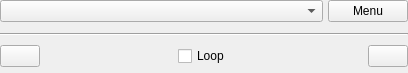
<?xml version="1.0" encoding="UTF-8"?>
<ui version="4.0">
 <class>GUI_Bookmarks</class>
 <widget class="QWidget" name="GUI_Bookmarks">
  <property name="geometry">
   <rect>
    <x>0</x>
    <y>0</y>
    <width>408</width>
    <height>73</height>
   </rect>
  </property>
  <layout class="QGridLayout" name="gridLayout">
   <property name="leftMargin">
    <number>0</number>
   </property>
   <property name="topMargin">
    <number>0</number>
   </property>
   <property name="rightMargin">
    <number>0</number>
   </property>
   <property name="bottomMargin">
    <number>0</number>
   </property>
   <property name="verticalSpacing">
    <number>5</number>
   </property>
   <item row="0" column="0" colspan="2">
    <layout class="QHBoxLayout" name="horizontalLayout_3">
     <property name="spacing">
      <number>5</number>
     </property>
     <item>
      <widget class="Gui::ComboBox" name="cb_bookmarks">
       <property name="sizePolicy">
        <sizepolicy hsizetype="Expanding" vsizetype="Fixed">
         <horstretch>0</horstretch>
         <verstretch>0</verstretch>
        </sizepolicy>
       </property>
       <property name="focusPolicy">
        <enum>Qt::StrongFocus</enum>
       </property>
      </widget>
     </item>
     <item>
      <widget class="MenuToolButton" name="btn_tool">
       <property name="text">
        <string notr="true">Menu</string>
       </property>
      </widget>
     </item>
    </layout>
   </item>
   <item row="2" column="0" colspan="2">
    <widget class="QWidget" name="controls" native="true">
     <property name="minimumSize">
      <size>
       <width>50</width>
       <height>0</height>
      </size>
     </property>
     <layout class="QGridLayout" name="gridLayout_2">
      <property name="leftMargin">
       <number>0</number>
      </property>
      <property name="topMargin">
       <number>0</number>
      </property>
      <property name="rightMargin">
       <number>0</number>
      </property>
      <property name="bottomMargin">
       <number>0</number>
      </property>
      <property name="horizontalSpacing">
       <number>5</number>
      </property>
      <property name="verticalSpacing">
       <number>3</number>
      </property>
      <item row="1" column="1">
       <spacer name="horizontalSpacer_2">
        <property name="orientation">
         <enum>Qt::Horizontal</enum>
        </property>
        <property name="sizeHint" stdset="0">
         <size>
          <width>112</width>
          <height>19</height>
         </size>
        </property>
       </spacer>
      </item>
      <item row="1" column="0">
       <widget class="QPushButton" name="btn_prev">
        <property name="text">
         <string/>
        </property>
       </widget>
      </item>
      <item row="1" column="4">
       <widget class="QPushButton" name="btn_next">
        <property name="text">
         <string/>
        </property>
       </widget>
      </item>
      <item row="1" column="2">
       <widget class="QCheckBox" name="cb_loop">
        <property name="focusPolicy">
         <enum>Qt::StrongFocus</enum>
        </property>
        <property name="text">
         <string>Loop</string>
        </property>
       </widget>
      </item>
      <item row="1" column="3">
       <spacer name="horizontalSpacer">
        <property name="orientation">
         <enum>Qt::Horizontal</enum>
        </property>
        <property name="sizeHint" stdset="0">
         <size>
          <width>125</width>
          <height>20</height>
         </size>
        </property>
       </spacer>
      </item>
      <item row="0" column="0" colspan="5">
       <widget class="Line" name="line">
        <property name="orientation">
         <enum>Qt::Horizontal</enum>
        </property>
       </widget>
      </item>
     </layout>
    </widget>
   </item>
  </layout>
 </widget>
 <customwidgets>
  <customwidget>
   <class>Gui::ComboBox</class>
   <extends>QComboBox</extends>
   <header>GUI/Utils/Widgets/ComboBox.h</header>
  </customwidget>
  <customwidget>
   <class>MenuToolButton</class>
   <extends>QPushButton</extends>
   <header location="global">GUI/Utils/MenuTool/MenuTool.h</header>
  </customwidget>
 </customwidgets>
 <resources/>
 <connections/>
</ui>
